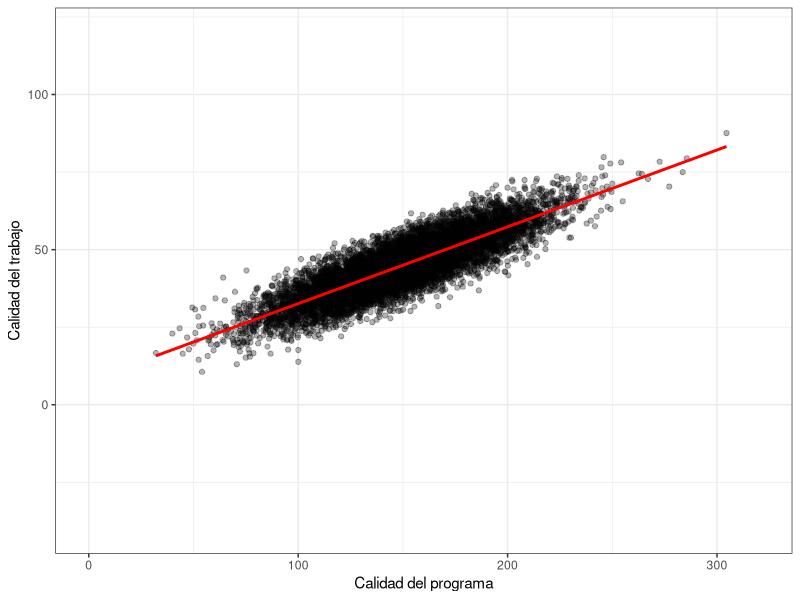

Recreate this plot in R.
## ---- chunk 1
#| output-location: column-fragment
#| echo: true
#| code-line-numbers: "11"

library(ggplot2)

set.seed(1988)
# muestra
N <- 10000
# selecitividad estudiantes
W <- rnorm(N, mean=250, sd=50) 
# "calidad" del programa
X <- 0.6*W + rnorm(N, mean=0, sd=10)
# calidad del trabajo
Y <- 0.3*W - 0.2*X + rnorm(N)
data <- data.frame(Y=Y, X=X, W=W)

ggplot(data, aes(x=X, y=Y)) +
  geom_point(alpha=0.3) +
  geom_smooth(method="lm", color="red") +
  labs(x = "Calidad del programa",
       y = "Calidad del trabajo") +
  scale_x_continuous(limits = c(0,320)) +
  scale_y_continuous(limits = c(-40,120)) +
  theme_bw()
## ---- chunk 2
#| output-location: fragment
#| echo: true

lm(Y~X, data=data)
## ---- chunk 3
#| output-location: fragment
#| echo: true
#| code-line-numbers: "2"

# Asignación aleatoria de estudiantes!
X <- sample(min(X):max(X),
            N, replace=TRUE)
# Calidad del trabajo
Y <- 0.3*W - 0.2*X + rnorm(N)
data$Xrand <- X
data$Ytrue <- Y

lm(Ytrue~Xrand, data=data)
## ---- chunk 4
#| output-location: fragment
#| echo: true

# Misma regresión
# Agregando W como control
lm(Y~X+W, data=data)
## ---- chunk 5
#| output-location: fragment
#| echo: true

# Registro de trabajos
prob <- 1/(1+exp(-(X-Y*2)))
data$C <- rbinom(N, 1, prob=prob)

# Regresión en datos filtrados
lm(Ytrue~Xrand, data=data |>
     dplyr::filter(C==1))
